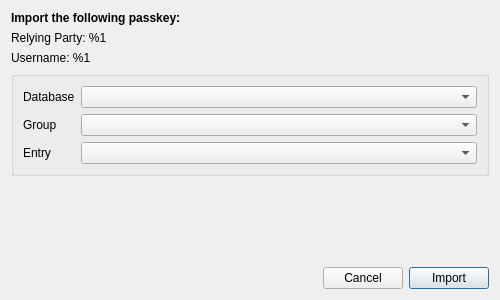
<?xml version="1.0" encoding="UTF-8"?>
<ui version="4.0">
 <class>PasskeyImportDialog</class>
 <widget class="QDialog" name="PasskeyImportDialog">
  <property name="geometry">
   <rect>
    <x>0</x>
    <y>0</y>
    <width>500</width>
    <height>300</height>
   </rect>
  </property>
  <property name="sizePolicy">
   <sizepolicy hsizetype="MinimumExpanding" vsizetype="Preferred">
    <horstretch>0</horstretch>
    <verstretch>0</verstretch>
   </sizepolicy>
  </property>
  <property name="minimumSize">
   <size>
    <width>400</width>
    <height>300</height>
   </size>
  </property>
  <property name="windowTitle">
   <string>Keystone - Passkey Import</string>
  </property>
  <layout class="QVBoxLayout" name="verticalLayout">
   <item>
    <layout class="QVBoxLayout" name="verticalLayout_2">
     <item>
      <widget class="QLabel" name="infoLabel">
       <property name="font">
        <font>
         <bold>true</bold>
        </font>
       </property>
       <property name="text">
        <string>Import the following passkey:</string>
       </property>
       <property name="alignment">
        <set>Qt::AlignLeading|Qt::AlignLeft|Qt::AlignVCenter</set>
       </property>
      </widget>
     </item>
     <item>
      <widget class="QLabel" name="relyingPartyLabel">
       <property name="text">
        <string>Relying Party: %1</string>
       </property>
       <property name="textFormat">
        <enum>Qt::PlainText</enum>
       </property>
       <property name="alignment">
        <set>Qt::AlignLeading|Qt::AlignLeft|Qt::AlignVCenter</set>
       </property>
      </widget>
     </item>
     <item>
      <widget class="QLabel" name="usernameLabel">
       <property name="text">
        <string>Username: %1</string>
       </property>
       <property name="textFormat">
        <enum>Qt::PlainText</enum>
       </property>
       <property name="alignment">
        <set>Qt::AlignLeading|Qt::AlignLeft|Qt::AlignVCenter</set>
       </property>
      </widget>
     </item>
     <item>
      <widget class="QGroupBox" name="groupBox">
       <layout class="QVBoxLayout" name="verticalLayout_3">
        <item>
         <layout class="QFormLayout" name="selectGroupHorLayout">
          <item row="0" column="0">
           <widget class="QLabel" name="databaseLabel">
            <property name="text">
             <string>Database</string>
            </property>
           </widget>
          </item>
          <item row="0" column="1">
           <widget class="QComboBox" name="selectDatabaseCombobBox"/>
          </item>
          <item row="1" column="0">
           <widget class="QLabel" name="groupLabel">
            <property name="text">
             <string>Group</string>
            </property>
           </widget>
          </item>
          <item row="1" column="1">
           <widget class="QComboBox" name="selectGroupComboBox"/>
          </item>
          <item row="2" column="0">
           <widget class="QLabel" name="entryLabel">
            <property name="text">
             <string>Entry</string>
            </property>
           </widget>
          </item>
          <item row="2" column="1">
           <widget class="QComboBox" name="selectEntryComboBox"/>
          </item>
         </layout>
        </item>
       </layout>
      </widget>
     </item>
    </layout>
   </item>
   <item>
    <spacer name="verticalSpacer">
     <property name="orientation">
      <enum>Qt::Vertical</enum>
     </property>
     <property name="sizeHint" stdset="0">
      <size>
       <width>20</width>
       <height>10</height>
      </size>
     </property>
    </spacer>
   </item>
   <item>
    <layout class="QHBoxLayout" name="horizontalLayout_2">
     <item>
      <spacer name="horizontalSpacer">
       <property name="orientation">
        <enum>Qt::Horizontal</enum>
       </property>
       <property name="sizeHint" stdset="0">
        <size>
         <width>40</width>
         <height>20</height>
        </size>
       </property>
      </spacer>
     </item>
     <item>
      <widget class="QPushButton" name="cancelButton">
       <property name="text">
        <string>Cancel</string>
       </property>
       <property name="autoDefault">
        <bool>true</bool>
       </property>
      </widget>
     </item>
     <item>
      <widget class="QPushButton" name="importButton">
       <property name="accessibleName">
        <string>Import Passkey</string>
       </property>
       <property name="text">
        <string>Import</string>
       </property>
       <property name="autoDefault">
        <bool>true</bool>
       </property>
       <property name="default">
        <bool>true</bool>
       </property>
      </widget>
     </item>
    </layout>
   </item>
  </layout>
 </widget>
 <resources/>
 <connections/>
</ui>
